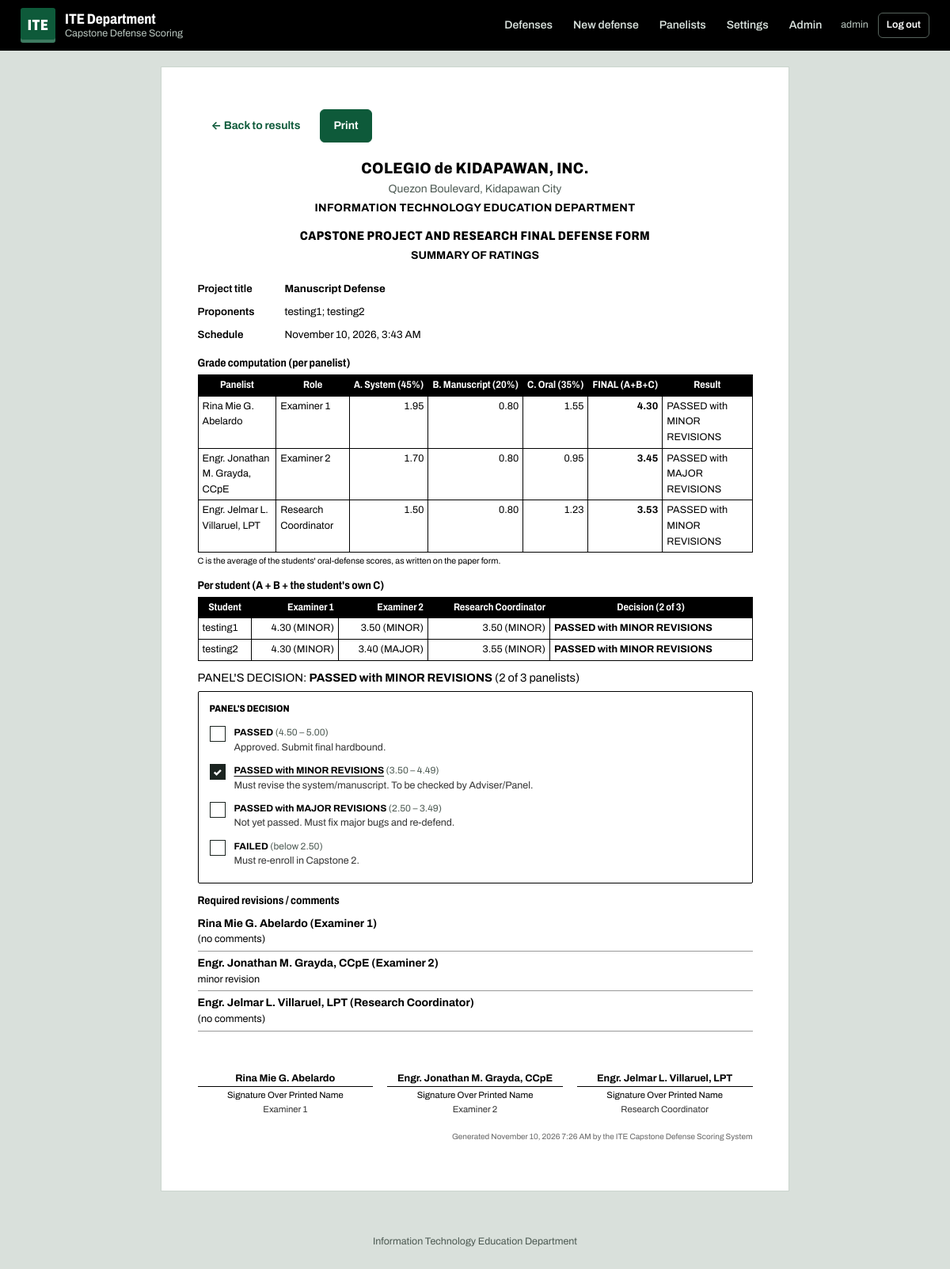
Page /defense/2/results/print/ (signed in) on the committed database.
### defense/models.py (models this page shows, shortened)
class Panelist(models.Model):
    user = models.OneToOneField(
        settings.AUTH_USER_MODEL, on_delete=models.CASCADE, related_name="panelist")
    prefix = models.CharField(max_length=20, blank=True, help_text="e.g. Engr., Dr.")
    suffix = models.CharField(max_length=40, blank=True, help_text="e.g. LPT, CCpE")
    class Meta:
        ordering = ["user__last_name", "user__first_name"]
    @property
    def display_name(self):
        full = " ".join(p for p in (self.user.first_name, self.user.last_name) if p).strip()
        full = full or self.user.username
        if self.prefix:
            full = f"{self.prefix} {full}"
        if self.suffix:
            full = f"{full}, {self.suffix}"
        return full

class Defense(models.Model):
    OPEN = "open"
    CLOSED = "closed"
    STATUS_CHOICES = [(OPEN, "Open"), (CLOSED, "Closed")]
    title = models.CharField("Project title", max_length=300)
    schedule_date = models.DateField()
    schedule_time = models.TimeField(null=True, blank=True)
    venue = models.CharField(max_length=150, blank=True)
    status = models.CharField(max_length=10, choices=STATUS_CHOICES, default=OPEN)
    created_at = models.DateTimeField(auto_now_add=True)
    class Meta:
        ordering = ["-schedule_date", "-schedule_time", "-pk"]

class Proponent(models.Model):
    defense = models.ForeignKey(Defense, on_delete=models.CASCADE, related_name="proponents")
    full_name = models.CharField(max_length=150)
    order = models.PositiveSmallIntegerField(default=0)
    class Meta:
        ordering = ["order", "pk"]

class PanelAssignment(models.Model):
    EX1 = "EX1"
    EX2 = "EX2"
    RC = "RC"
    ROLE_CHOICES = [(EX1, "Examiner 1"), (EX2, "Examiner 2"), (RC, "Research Coordinator")]
    ROLES = [EX1, EX2, RC]
    defense = models.ForeignKey(Defense, on_delete=models.CASCADE, related_name="assignments")
    panelist = models.ForeignKey(Panelist, on_delete=models.PROTECT, related_name="assignments")
    role = models.CharField(max_length=3, choices=ROLE_CHOICES)
    class Meta:
        constraints = [
            models.UniqueConstraint(fields=["defense", "role"], name="uniq_defense_role"),
            models.UniqueConstraint(fields=["defense", "panelist"], name="uniq_defense_panelist"),
        ]
    @property
    def role_order(self):
        return self.ROLES.index(self.role)

class Evaluation(models.Model):
    assignment = models.OneToOneField(
        PanelAssignment, on_delete=models.CASCADE, related_name="evaluation")
    comments = models.TextField("Required Revisions / Comments", blank=True)
    submitted = models.BooleanField(default=False)
    submitted_at = models.DateTimeField(null=True, blank=True)
    updated_at = models.DateTimeField(auto_now=True)

### defense/views.py (the view)
# urls.py: path("defense/<int:pk>/results/print/", views.print_results, name="print_results"),
@login_required
def print_results(request, pk):
    defense, mine = get_defense_for_viewer(request, pk)
    return render(request, "defense/print_results.html",
                  _results_context(request, defense, mine))

### defense/context_processors.py (called while the page is built)
def institution(request):
    return {"INSTITUTION": settings.INSTITUTION}

### defense/models.py (called while the page is built)
    @classmethod
    def load(cls):
        obj, _ = cls.objects.get_or_create(pk=1)
        return obj

    @property
    def cutoffs(self):
        return (self.passed_cutoff, self.minor_cutoff, self.major_cutoff)

### defense/scoring.py (called while the page is built)
def to_decimal(value):
    if isinstance(value, float):
        raise TypeError("Scores must not be floats; pass a Decimal, int or str.")
    if isinstance(value, Decimal):
        return value
    return Decimal(str(value))

def round2(value):
    return to_decimal(value).quantize(CENT, rounding=ROUND_HALF_UP)

def get_verdict(score, cutoffs=None):
    passed, minor, major = (to_decimal(c) for c in (cutoffs or DEFAULT_CUTOFFS))
    s = round2(score)
    if s >= passed:
        return PASSED
    if s >= minor:
        return MINOR
    if s >= major:
        return MAJOR
    return FAILED

def verdict_label(code):
    return VERDICT_LABELS.get(code, "")

def verdict_bands(cutoffs=None):
    passed, minor, major = (round2(c) for c in (cutoffs or DEFAULT_CUTOFFS))
    step = CENT
    ranges = {
        PASSED: f"{passed} – 5.00",
        MINOR: f"{minor} – {passed - step}",
        MAJOR: f"{major} – {minor - step}",
        FAILED: f"below {major}",
    }
    return [{"code": v, "label": VERDICT_LABELS[v], "note": VERDICT_NOTES[v],
             "range": ranges[v]} for v in VERDICT_ORDER]

def weighted_score(rating, weight):
    return to_decimal(rating) * to_decimal(weight)

def load_ratings(evaluation):
    group = {g.criterion_id: g.rating for g in evaluation.group_ratings.all()}
    individual = {(i.criterion_id, i.proponent_id): i.rating
                  for i in evaluation.individual_ratings.all()}
    return group, individual

def compute_panelist(evaluation, criteria, proponents, cutoffs=DEFAULT_CUTOFFS):
    group, individual = load_ratings(evaluation)
    return score_ratings(criteria, proponents, group, individual, cutoffs)

def active_criteria():
    from .models import Criterion
    return list(Criterion.objects.filter(is_active=True).order_by("number"))

def current_cutoffs():
    from .models import ScoringSettings
    return ScoringSettings.load().cutoffs

def evaluation_status(evaluation):
    if evaluation is None:
        return NOT_STARTED
    return SUBMITTED if evaluation.submitted else DRAFT

    @property
    def verdict(self):
        return get_verdict(self.final, self.cutoffs)

    @property
    def complete(self):
        return self.missing == 0

### defense/templates/defense/print_results.html (shortened to what this page needs)
{% extends "base.html" %}
{% load defense_extras %}
{% block body_class %}print-page{% endblock %}
{% block main_class %}sheet{% endblock %}
{% block content %}
<div class="print-toolbar no-print">
  <a class="btn btn-ghost" href="{% url 'defense:results' defense.pk %}">← Back to results</a>
  {% if result.complete %}<button type="button" class="btn btn-primary" onclick="window.print()">Print</button>{% endif %}
</div>
<div class="inst-block">
  <div class="inst-name">{{ INSTITUTION.name }}</div>
  <div class="inst-sub">{{ INSTITUTION.address }}</div>
  <div class="inst-dept">{{ INSTITUTION.department }}</div>
  <div class="form-title">{{ INSTITUTION.form_title }}</div>
  <div class="form-subtitle">SUMMARY OF RATINGS</div>
</div>
<table class="info-table">
  <tr><th>Project title</th><td><strong>{{ defense.title }}</strong></td></tr>
  <tr><th>Proponents</th><td>{% for p in result.proponents %}{{ p.full_name }}{% if not forloop.last %}; {% endif %}{% endfor %}</td></tr>
  <tr><th>Schedule</th><td>{{ defense.schedule_date|date:"F j, Y" }}{% if defense.schedule_time %}, {{ defense.schedule_time|time:"g:i A" }}{% endif %}{% if defense.venue %}, {{ defense.venue }}{% endif %}</td></tr>
</table>
{% if not result.complete %}
  <div class="msg msg-warning">The summary sheet is available once all 3 evaluations are submitted ({{ result.submitted_count }}/{{ result.total }} so far).</div>
{% else %}
{% with d=result.decision %}
<h3 class="print-h">Grade computation (per panelist)</h3>
<table class="print-table">
  <thead>
    <tr><th>Panelist</th><th>Role</th><th class="num">A. System (45%)</th><th class="num">B. Manuscript (20%)</th><th class="num">C. Oral (35%)</th><th class="num">FINAL (A+B+C)</th><th>Result</th></tr>
  </thead>
  <tbody>
  {% for row in result.rows %}
    <tr><td>{{ row.assignment.panelist.display_name }}</td><td>{{ row.assignment.get_role_display }}</td>
      <td class="num">{{ row.score.A|fmt2 }}</td><td class="num">{{ row.score.B|fmt2 }}</td>
      <td class="num">{{ row.score.C|fmt2 }}</td><td class="num"><strong>{{ row.score.final|fmt2 }}</strong></td>
      <td>{{ row.score.verdict_label }}</td></tr>
  {% endfor %}
  </tbody>
</table>
{% if result.proponents|length > 1 %}<p class="print-note">C is the average of the students' oral-defense scores, as written on the paper form.</p>{% endif %}
<h3 class="print-h">Per student (A + B + the student's own C)</h3>
<table class="print-table">
  <thead><tr><th>Student</th>{% for row in result.rows %}<th class="num">{{ row.assignment.get_role_display }}</th>{% endfor %}<th>Decision (2 of 3)</th></tr></thead>
  <tbody>
  {% for pd in d.proponents %}
    <tr><td>{{ pd.proponent.full_name }}</td>
      {% for ps in pd.scores %}<td class="num">{{ ps.final|fmt2 }} ({{ ps.verdict|verdict_short }})</td>{% endfor %}
      <td><strong>{{ pd.decision.verdict_label }}</strong>{% if not pd.decision.majority %} *{% endif %}</td></tr>
  {% endfor %}
  </tbody>
</table>
<div class="print-decision">
  <div class="print-final">PANEL'S DECISION: <strong>{{ d.verdict_label }}</strong>{% if not d.group.majority %} *{% endif %} ({{ d.group.summary }})</div>
  {% include "defense/_decision.html" with selected=d.verdict %}
</div>
<h3 class="print-h">Required revisions / comments</h3>
{% for row in result.rows %}
  <div class="comment-block">
    <div class="comment-who">{{ row.assignment.panelist.display_name }} ({{ row.assignment.get_role_display }})</div>
    <div class="comment-text">{{ row.evaluation.comments|default:"(no comments)"|linebreaksbr }}</div>
  </div>
{% endfor %}
<div class="signatures">
  {% for row in result.rows %}
  <div class="sig">
    <div class="sig-name">{{ row.assignment.panelist.display_name }}</div>
    <div class="sig-line">Signature Over Printed Name</div>
    <div class="sig-role">{{ row.assignment.get_role_display }}</div>
  </div>
  {% endfor %}
</div>
<p class="print-foot">Generated {% now "F j, Y g:i A" %} by the ITE Capstone Defense Scoring System</p>
{% endwith %}
{% endif %}
{% endblock %}

### templates/base.html (shortened to what this page needs)
{% load static %}<!doctype html>
<html lang="en">
<head>
  <link rel="stylesheet" href="{% static 'css/app.css' %}">
</head>
<body class="{% block body_class %}{% endblock %}">
  {% with here=request.resolver_match.url_name %}
  <header class="topbar no-print">
    <div class="topbar-inner">
      <a class="brand" href="{% if user.is_authenticated %}{% url 'defense:dashboard' %}{% else %}{% url 'login' %}{% endif %}">
        <span class="ite-mark" aria-hidden="true">ITE</span>
        <span class="brand-text">
          <strong>ITE Department</strong>
          <small>Capstone Defense Scoring</small>
        </span>
      </a>
      {% if user.is_authenticated %}
      <nav class="nav" aria-label="Main">
        <a href="{% url 'defense:dashboard' %}" class="{% if here == 'dashboard' %}is-active{% endif %}"{% if here == 'dashboard' %} aria-current="page"{% endif %}>Defenses</a>
        {% if user.is_staff %}
          <a href="{% url 'defense:defense_create' %}" class="{% if here == 'defense_create' %}is-active{% endif %}">New defense</a>
          <a href="{% url 'defense:panelist_list' %}" class="{% if here == 'panelist_list' or here == 'panelist_create' or here == 'panelist_edit' %}is-active{% endif %}">Panelists</a>
          <a href="{% url 'defense:scoring_settings' %}" class="{% if here == 'scoring_settings' %}is-active{% endif %}">Settings</a>
          {% if user.is_superuser %}<a href="{% url 'admin:index' %}">Admin</a>{% endif %}
        {% endif %}
        <span class="nav-end">
          <span class="nav-user" title="Signed in as {{ user.username }}">{{ user.panelist.display_name|default:user.username }}</span>
          <form method="post" action="{% url 'logout' %}" class="inline">
            <button type="submit" class="nav-logout">Log out</button>
          </form>
        </span>
      </nav>
      {% endif %}
    </div>
  </header>
  {% endwith %}
  <main class="{% block main_class %}container{% endblock %}">{% block content %}{% endblock %}</main>
  <footer class="footer no-print">{{ INSTITUTION.department|title }}</footer>
</body>
</html>

### rows in the picture
Defense: title "Manuscript Defense", schedule_date "November 10, 2026", schedule_time "3:43 AM"
Proponent: full_name "testing1", proponent.full_name "testing1"
Proponent: full_name "testing2", proponent.full_name "testing2"
PanelAssignment: assignment.panelist.display_name "Rina Mie G. Abelardo", assignment.role "Examiner 1", assignment.role "Examiner 1", assignment.panelist.display_name "Rina Mie G. Abelardo", assignment.role "Examiner 1", assignment.panelist.display_name "Rina Mie G. Abelardo", assignment.role "Examiner 1"
PanelAssignment: assignment.panelist.display_name "Engr. Jonathan M. Grayda, CCpE", assignment.role "Examiner 2", assignment.role "Examiner 2", assignment.panelist.display_name "Engr. Jonathan M. Grayda, CCpE", assignment.role "Examiner 2", assignment.panelist.display_name "Engr. Jonathan M. Grayda, CCpE", assignment.role "Examiner 2"
PanelAssignment: assignment.panelist.display_name "Engr. Jelmar L. Villaruel, LPT", assignment.role "Research Coordinator", assignment.role "Research Coordinator", assignment.panelist.display_name "Engr. Jelmar L. Villaruel, LPT", assignment.role "Research Coordinator", assignment.panelist.display_name "Engr. Jelmar L. Villaruel, LPT", assignment.role "Research Coordinator"
Evaluation: evaluation.comments "(no comments)"
Evaluation: evaluation.comments "minor revision"
Evaluation: evaluation.comments "(no comments)"

### other values in the picture
{{ user.panelist.display_name|default:user.username }} "admin"
{{ INSTITUTION.name }} "COLEGIO de KIDAPAWAN, INC."
{{ INSTITUTION.address }} "Quezon Boulevard, Kidapawan City"
{{ INSTITUTION.department }} "INFORMATION TECHNOLOGY EDUCATION DEPARTMENT"
{{ INSTITUTION.form_title }} "CAPSTONE PROJECT AND RESEARCH FINAL DEFENSE FORM"
{{ row.score.A|fmt2 }} "1.95" "1.70" "1.50"
{{ row.score.B|fmt2 }} "0.80" "0.80" "0.80"
{{ row.score.C|fmt2 }} "1.55" "0.95" "1.23"
{{ row.score.final|fmt2 }} "4.30" "3.45" "3.53"
{{ row.score.verdict_label }} "PASSED with MINOR REVISIONS" "PASSED with MAJOR REVISIONS" "PASSED with MINOR REVISIONS"
{{ ps.final|fmt2 }} "4.30" "3.50" "3.50" "4.30" "3.40" "3.55"
{{ ps.verdict|verdict_short }} "MINOR" "MINOR" "MINOR" "MINOR" "MAJOR" "MINOR"
{{ pd.decision.verdict_label }} "PASSED with MINOR REVISIONS" "PASSED with MINOR REVISIONS"
{{ d.verdict_label }} "PASSED with MINOR REVISIONS"
{{ d.group.summary }} "2 of 3 panelists"
